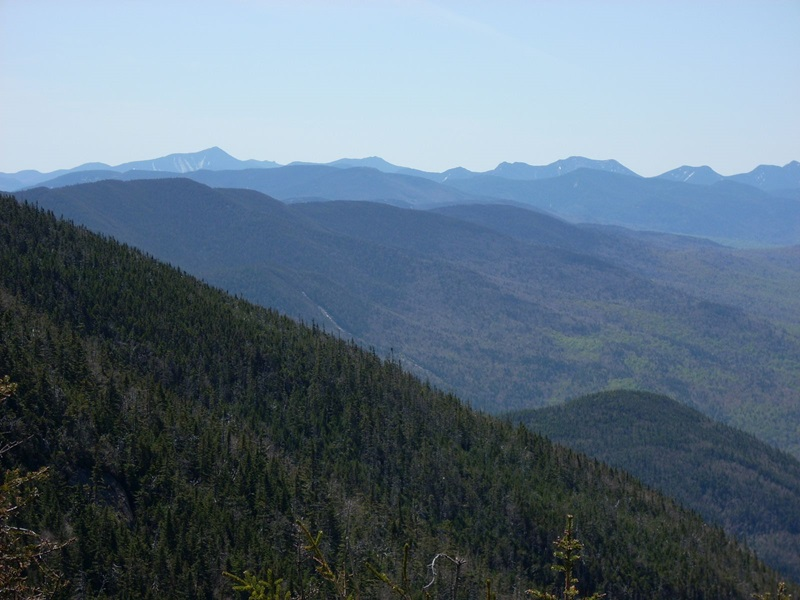
#> input picture Image Processing with OpenCV | Bahasa Indonesia/resources/Pemandangan.jpg, 800 x 600 px
$ python bitwise_operations.py
#> lines starting #> are read from the running program, lines starting #| are printed output that depends on the picture; after the words box and inside, x2 and y2 are one past the last pixel; in counts of white or black regions, pixels touching at a corner belong together
# Import module.
import cv2
import numpy as np


# Membuat gambar 'vertical' dan 'horizontal'.
vertical = np.zeros((500,500), dtype='uint8')
horizontal = np.zeros((500,500), dtype='uint8')

cv2.rectangle(vertical, (140,50), (240,450), 255, -1)
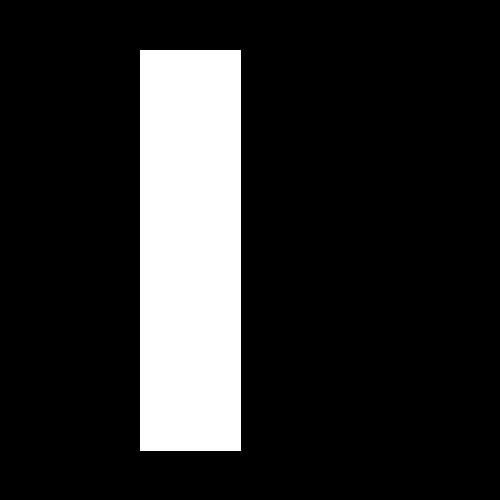
#> vertical: shape (500, 500); 16.2% white; 1 white region, box (x1, y1, x2, y2) and area: (140, 50, 241, 451) 40501
cv2.rectangle(horizontal, (120,230), (420,300), 255, -1)
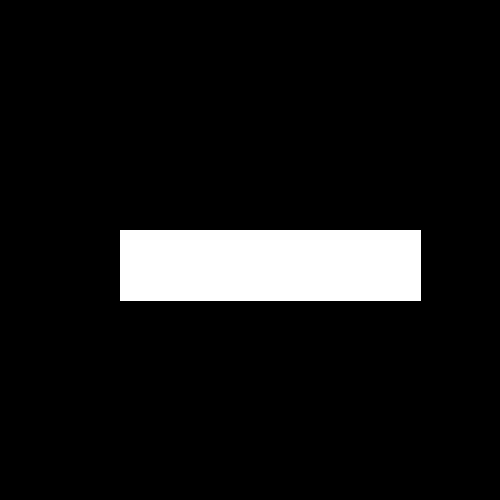
#> horizontal: shape (500, 500); 8.5% white; 1 white region, box (x1, y1, x2, y2) and area: (120, 230, 421, 301) 21371


# Implementasi operator bitwise.
image_or  = cv2.bitwise_or(vertical, horizontal)
image_and = cv2.bitwise_and(vertical, horizontal)
image_xor = cv2.bitwise_xor(vertical, horizontal)
image_not = cv2.bitwise_not(vertical)


# Implementasi bitwise AND untuk masking.
image = cv2.imread('resources/Pemandangan.jpg')
#> image is the input picture: shape (600, 800, 3); mean B, G, R 128.1, 113, 94.9
image = image[:500, :500]
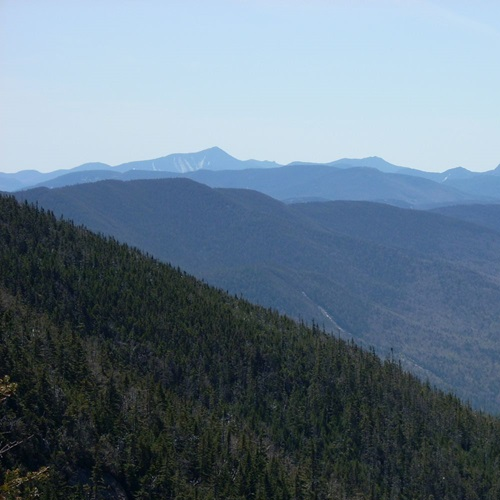
#> image: shape (500, 500, 3); mean B, G, R 134.5, 119.2, 100.4
masked = cv2.bitwise_and(image, image, mask=image_xor)
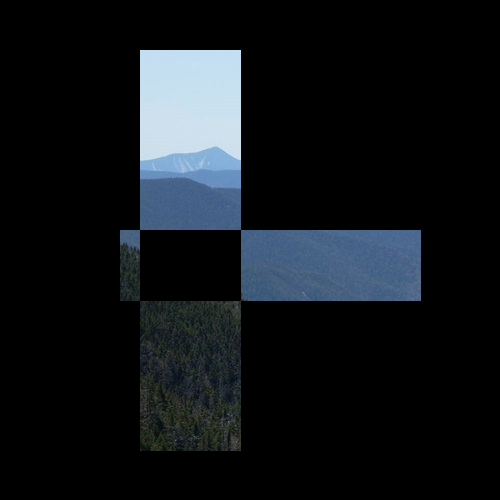
#> masked: shape (500, 500, 3); mean B, G, R 24.5, 20.9, 17.1


# Menampilkan gambar.
cv2.imshow('vertical', vertical)
cv2.imshow('horizontal', horizontal)
cv2.imshow('image_or', image_or)
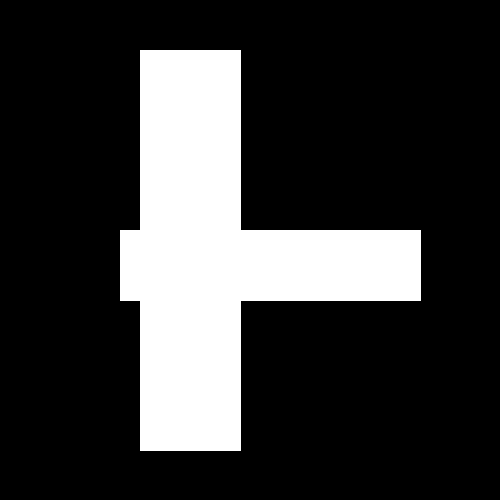
#> window 'image_or': shape (500, 500); 21.9% white; 1 white region, box (x1, y1, x2, y2) and area: (120, 50, 421, 451) 54701
cv2.imshow('image_and', image_and)
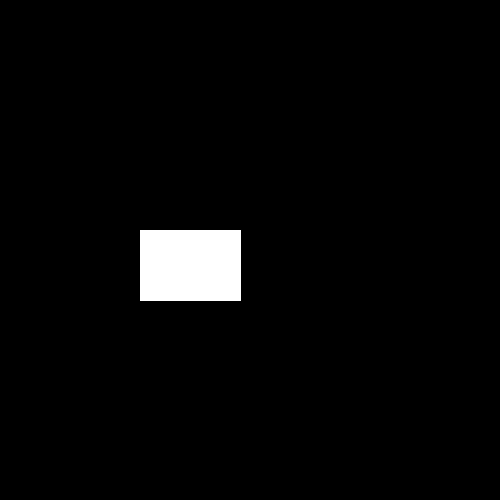
#> window 'image_and': shape (500, 500); 2.9% white; 1 white region, box (x1, y1, x2, y2) and area: (140, 230, 241, 301) 7171
cv2.imshow('image_xor', image_xor)
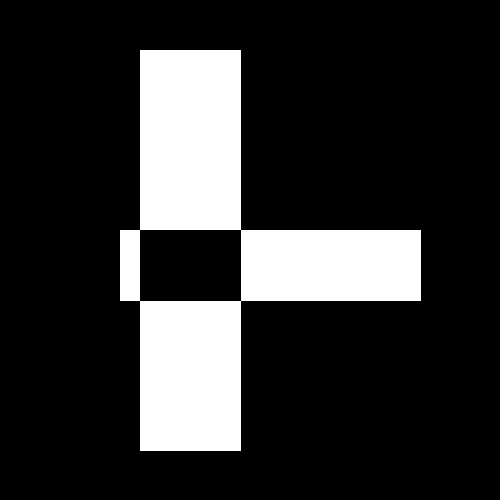
#> window 'image_xor': shape (500, 500); 19% white; 1 white region, box (x1, y1, x2, y2) and area: (120, 50, 421, 451) 47530
cv2.imshow('image_not', image_not)
cv2.imshow('image', image)
cv2.imshow('masked', masked)
cv2.waitKey(0)
